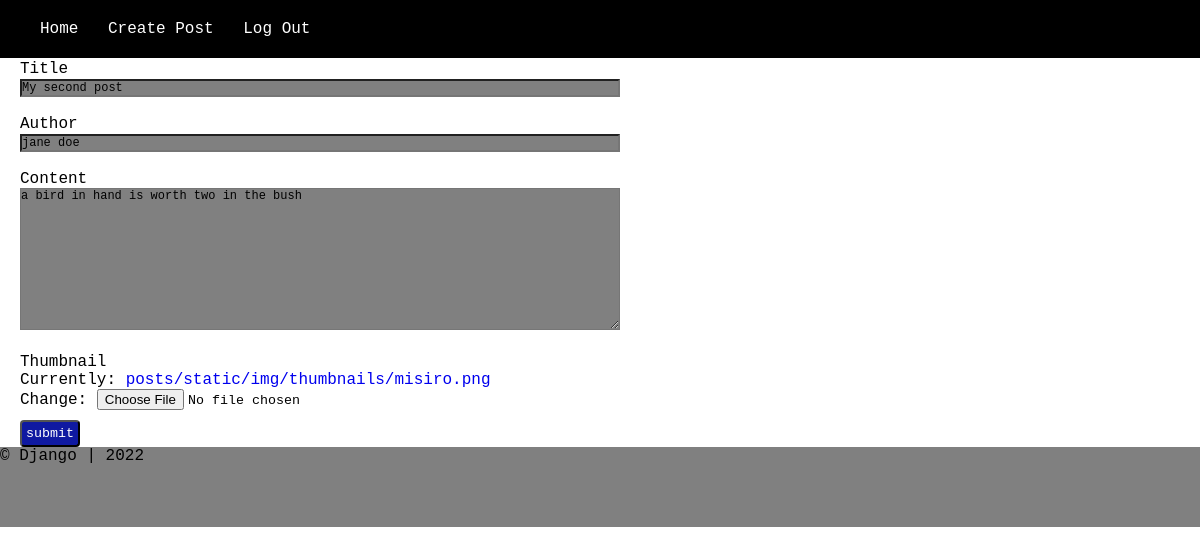
The page /post/update/2 (signed in) on the database its author committed.
### posts/models.py (models this page shows, shortened)
class Post(models.Model):
    title = models.CharField(max_length=50)
    author = models.CharField(max_length=50)
    content = models.TextField()
    thumbnail = models.ImageField(upload_to='posts/static/img/thumbnails', default='default.png')
    date_created=models.DateTimeField(auto_now_add=True)

### posts/views.py (the view, shortened to what this page needs)
# urls.py: path('post/update/<int:post_id>', views.update_post, name='update_post')
@login_required
def update_post(request, post_id):
    post_to_update = Post.objects.get(pk = post_id)
    form = PostCreationForm(instance = post_to_update)
    context = {
        'form': form
    }
    return render(request, 'update.html', context)

### posts/forms.py
class PostCreationForm(forms.ModelForm):
    title = forms.CharField(widget=forms.TextInput(attrs={'class': 'form-control'}))
    content = forms.CharField(widget=forms.Textarea(attrs={'class': 'form-control'}))
    author = forms.CharField(widget=forms.TextInput(attrs={'class': 'form-control'}))
    class Meta:
        model = Post
        fields = '__all__'

### templates/update.html (shortened to what this page needs)
{% extends 'base.html' %}
{% block content %}
<h1>Create a Post</h1>
    <form method="post" class="post_form" enctype="multipart/form-data">
        {% for item in form %}
               <div class="form-group">
                <p class="label">{{ item.label }}</p>
                {{item}}
               </div>
        {% endfor %}
        <div class="form-group">
            <input type="submit" value="submit" class="btn">
        </div>
    </form>
{% endblock content %}

### posts/static/css/main.css (style rules this page uses)
* { padding: 0; margin: 0; box-sizing: border-box; font-family: 'Kinnari', 'Courier New', Courier, monospace; }
h1 { margin: 5px; }
a { text-decoration: none; }
.post_form { margin-left: 20px; width: 50%; }
.form-control { background: gray; width: 100%; font-size: 12px; }
.form-group { margin-top: 10px; }
.label { margin-top: 18px; }
.btn { background-color: rgb(15, 25, 161); cursor: pointer; color: white; padding: 4px; border-radius: 4px; }

### rows shown on the page
Post: form "My second post" "jane doe" "a bird in hand is worth two in the bush"

### other values the page prints
{{ item.label }} "Title" "Author" "Content" "Thumbnail"
